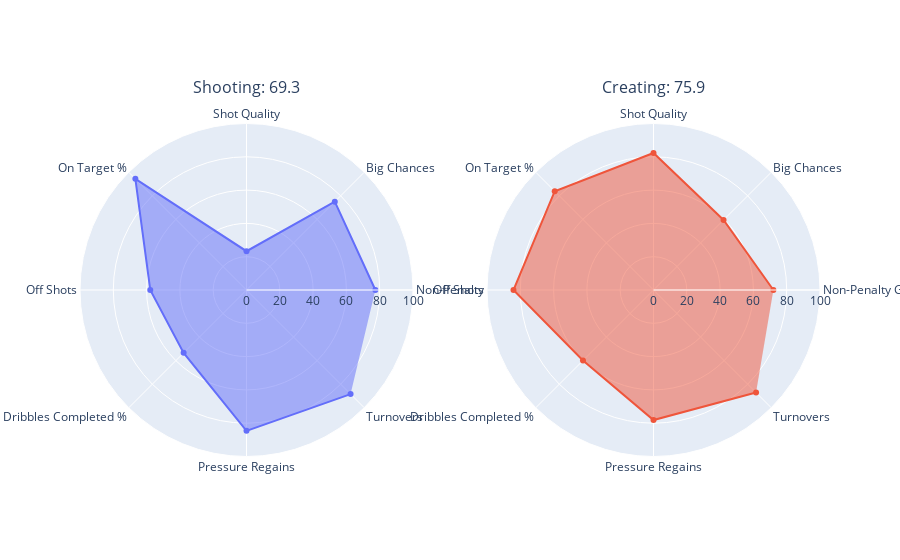

Notebook cell for this chart:
### Code cell
import plotly.graph_objects as go
from plotly.subplots import make_subplots
import numpy as np

# Define the labels and values
labels = ["Non-Penalty Goal", "Big Chances", "Shot Quality", "On Target %", "Off Shots", "Dribbles Completed %", "Pressure Regains", "Turnovers"]

values_shooting = [77.4, 75.0, 23.3, 94.4, 57.8, 53.4, 84.6, 88.4]
values_creating = [72.0, 59.5, 82.3, 83.9, 84.1, 59.9, 78.1, 87.1]

# Create a subplot layout
fig = make_subplots(rows=1, cols=2, 
                    subplot_titles=(f'Shooting: {np.mean(values_shooting):.1f}', 
                                    f'Creating: {np.mean(values_creating):.1f}'),
                    specs=[[{'type': 'polar'}, {'type': 'polar'}]])

# Add traces for shooting and creating
fig.add_trace(go.Scatterpolar(r=values_shooting, theta=labels, fill='toself', name='Shooting'), row=1, col=1)
fig.add_trace(go.Scatterpolar(r=values_creating, theta=labels, fill='toself', name='Creating'), row=1, col=2)

# Update the layout
fig.update_layout(
    polar=dict(
        radialaxis=dict(
            visible=True,
            range=[0, 100]
        )
    ),
    polar2=dict(
        radialaxis=dict(
            visible=True,
            range=[0, 100]
        )
    ),
    showlegend=False
)

fig.show()

### Figure 1 — Plotly figure (JSON) as saved in the notebook; plotly's stock layout.template omitted (floating-point values rounded to 4 significant figures)
{"data": [{"fill": "toself", "name": "Shooting", "r": [77.4, 75, 23.3, 94.4, 57.8, 53.4, 84.6, 88.4], "subplot": "polar", "theta": ["Non-Penalty Goal", "Big Chances", "Shot Quality", "On Target %", "Off Shots", "Dribbles Completed %", "Pressure Regains", "Turnovers"], "type": "scatterpolar"}, {"fill": "toself", "name": "Creating", "r": [72, 59.5, 82.3, 83.9, 84.1, 59.9, 78.1, 87.1], "subplot": "polar2", "theta": ["Non-Penalty Goal", "Big Chances", "Shot Quality", "On Target %", "Off Shots", "Dribbles Completed %", "Pressure Regains", "Turnovers"], "type": "scatterpolar"}], "layout": {"annotations": [{"font": {"size": 16}, "showarrow": false, "text": "Shooting: 69.3", "x": 0.225, "xanchor": "center", "xref": "paper", "y": 1, "yanchor": "bottom", "yref": "paper"}, {"font": {"size": 16}, "showarrow": false, "text": "Creating: 75.9", "x": 0.775, "xanchor": "center", "xref": "paper", "y": 1, "yanchor": "bottom", "yref": "paper"}], "polar": {"domain": {"x": [0, 0.45], "y": [0, 1]}, "radialaxis": {"range": [0, 100], "visible": true}}, "polar2": {"domain": {"x": [0.55, 1], "y": [0, 1]}, "radialaxis": {"range": [0, 100], "visible": true}}, "showlegend": false}}
